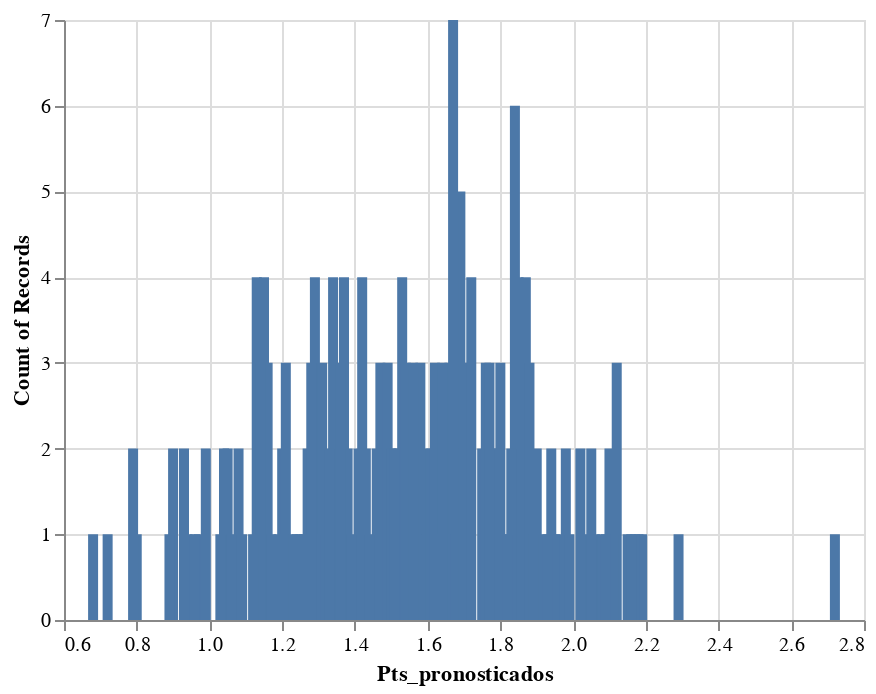

Notebook cell for this chart:
### Markdown cell above
### Histograma
Frecuencia de puntos pronosticados para el Cruz Azul.
- [Simple Histogram](https://altair-viz.github.io/gallery/simple_histogram.html)

### Code cell
# La gráfica más básica
alt.Chart(df_cruzazul).mark_bar().encode(
    alt.X("Pts_pronosticados"),
    y='count()'
)

### Figure 1 — Vega-Lite specification as saved in the notebook (floating-point values rounded to 4 significant figures; data arrays with more than 128 entries replaced by an {"elided": "..."} marker saying what was removed)
{"$schema": "https://vega.github.io/schema/vega-lite/v4.17.0.json", "config": {"view": {"continuousHeight": 300, "continuousWidth": 400}}, "data": {"name": "data-a9677f9b126812339cd6c1ae04f9fb00"}, "datasets": {"data-a9677f9b126812339cd6c1ae04f9fb00": {"elided": "229 records"}}, "encoding": {"x": {"field": "Pts_pronosticados", "type": "quantitative"}, "y": {"aggregate": "count", "type": "quantitative"}}, "mark": "bar"}
